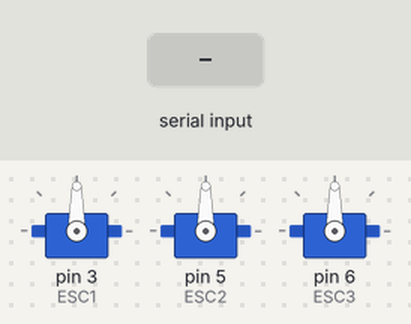
The sketch below on a simulated Arduino Uno, built with avr-gcc and run on an emulated ATmega328P. Shown: 3 × servo. Inputs (shaded band) come from the test bench.

Above: at 1.2 s.
1.3 s: "q" received over Serial
At 2.1 s:
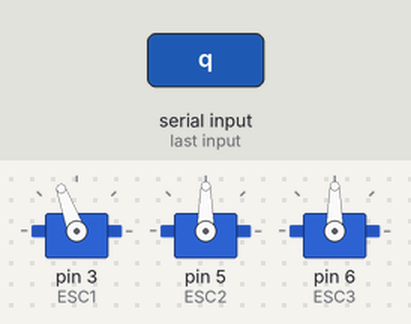
2.8 s: byte 100 ('d') received over Serial
At 3.3 s:
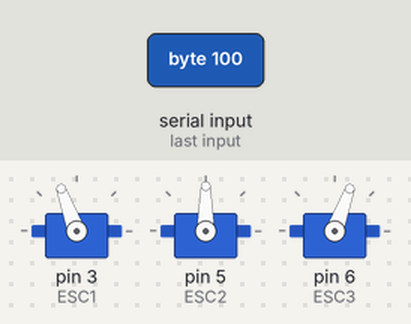
4.3 s: byte 68 ('D') received over Serial
At 5.5 s:
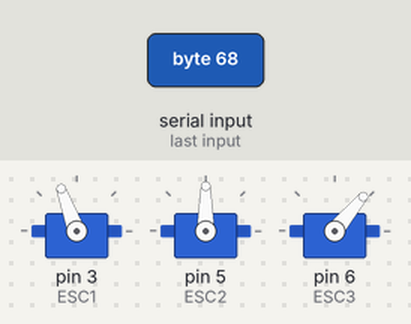
5.8 s: "Q" received over Serial
At 6.7 s:
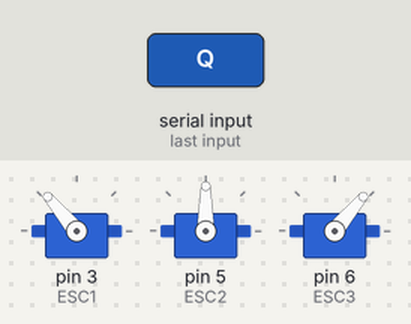
7.3 s: "w" received over Serial
At 7.9 s:
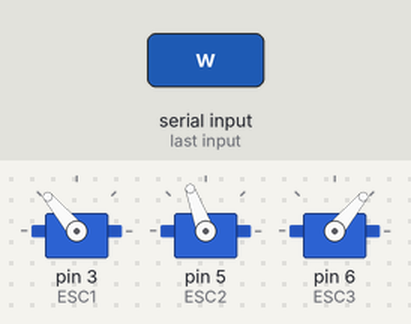
8.8 s: "a" received over Serial
At 10.2 s:
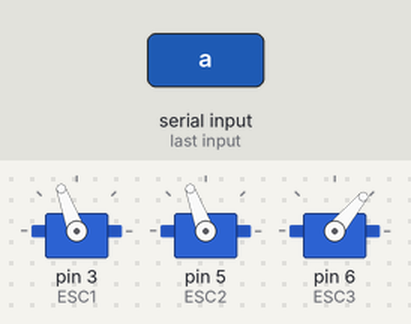
Timing chart, 0 to 11.3 s (numbered marks = the images above; inputs shaded):
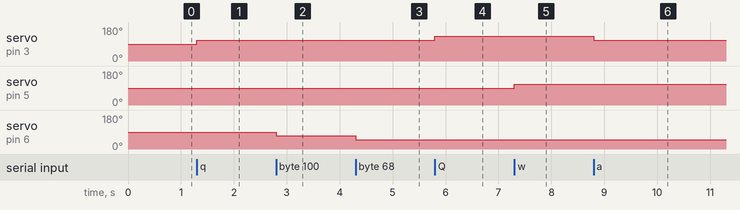

The sketch:

robot_arm.ino
```cpp
#include <Servo.h>

int servo1_pos = 90;
int servo2_pos = 90;
int servo3_pos = 90;

Servo ESC1;
Servo ESC2;
Servo ESC3;
void setup(void)
{
  ESC1.attach(3);
  ESC2.attach(5);
  ESC3.attach(6);

  ESC1.write(servo1_pos);
  ESC2.write(servo2_pos);
  ESC3.write(servo3_pos);

  Serial.begin(9600);
}

void loop(void)
{
  char val = Serial.read();
  switch (val)
  {
    case 'q':
    case 'Q':
      servo1_pos = servo1_pos + 20;
      if (servo1_pos > 180){
        servo1_pos = 180;
      }
      ESC1.write(servo1_pos);
      break;
    case 'a':
    case 'A':
      servo1_pos = servo1_pos - 20;
      if (servo1_pos < 0){
        servo1_pos = 0;
      }
      ESC1.write(servo1_pos);
      break;
    case 'w':
    case 'W':
      servo2_pos = servo2_pos + 20;
      if (servo2_pos > 180){
        servo2_pos = 180;
      }
      ESC2.write(servo2_pos);
      break;
    case 's':
    case 'S':
      servo2_pos = servo2_pos - 20;
      if (servo2_pos < 0){
        servo2_pos = 0;
      }
      ESC2.write(servo2_pos);
      break;
    case 'e':
    case 'E':
      servo3_pos = servo3_pos + 20;
      if (servo3_pos > 180){
        servo3_pos = 180;
      }
      ESC3.write(servo3_pos);
      break;
    case 'd':
    case 'D':
      servo3_pos = servo3_pos - 20;
      if (servo3_pos < 0){
        servo3_pos = 0;
      }
      ESC3.write(servo3_pos);
      break;
  }
}
```

Measured:
- after the input at 1.3 s, servo on pin 3 (ESC1): 90° → 110° at once
- after the input at 2.8 s, servo on pin 6 (ESC3): 90° → 70° at once
- after the input at 4.3 s, servo on pin 6 (ESC3): 70° → 50° at once
- after the input at 5.8 s, servo on pin 3 (ESC1): 110° → 130° at once
- after the input at 7.3 s, servo on pin 5 (ESC2): 90° → 110° at once
- after the input at 8.8 s, servo on pin 3 (ESC1): 130° → 110° at once
